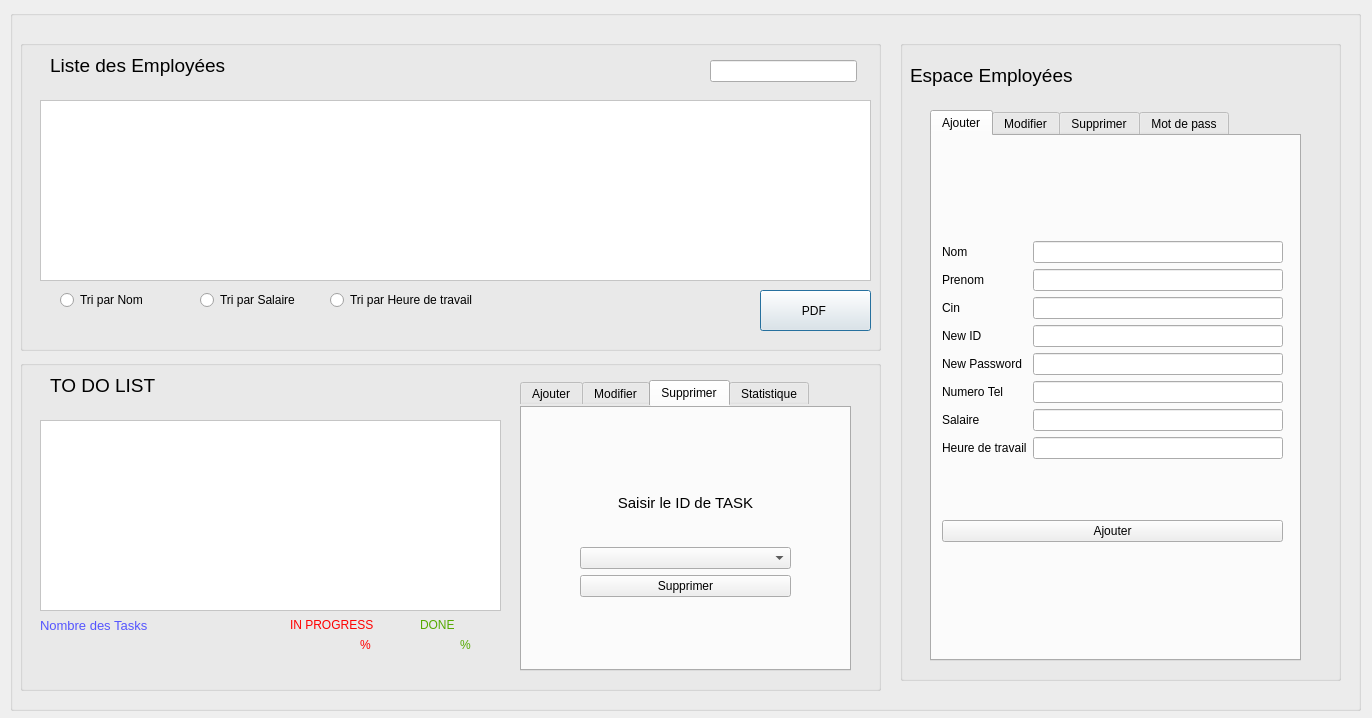
<?xml version="1.0" encoding="UTF-8"?>
<ui version="4.0">
 <class>gs_employee</class>
 <widget class="QDialog" name="gs_employee">
  <property name="geometry">
   <rect>
    <x>0</x>
    <y>0</y>
    <width>1372</width>
    <height>718</height>
   </rect>
  </property>
  <property name="windowTitle">
   <string>Gestion Employee</string>
  </property>
  <widget class="QGroupBox" name="groupBox">
   <property name="geometry">
    <rect>
     <x>10</x>
     <y>10</y>
     <width>1351</width>
     <height>701</height>
    </rect>
   </property>
   <property name="title">
    <string/>
   </property>
   <widget class="QGroupBox" name="groupBox_7">
    <property name="geometry">
     <rect>
      <x>10</x>
      <y>30</y>
      <width>861</width>
      <height>311</height>
     </rect>
    </property>
    <property name="styleSheet">
     <string notr="true">border-color: rgb(85, 170, 255);</string>
    </property>
    <property name="title">
     <string/>
    </property>
    <widget class="QTableView" name="tab_employee">
     <property name="geometry">
      <rect>
       <x>20</x>
       <y>60</y>
       <width>831</width>
       <height>181</height>
      </rect>
     </property>
     <property name="styleSheet">
      <string notr="true">background-color: rgb(0, 85, 0);
background-color: rgb(255, 255, 255);</string>
     </property>
    </widget>
    <widget class="QLabel" name="label_5">
     <property name="geometry">
      <rect>
       <x>30</x>
       <y>10</y>
       <width>231</width>
       <height>31</height>
      </rect>
     </property>
     <property name="text">
      <string>&lt;html&gt;&lt;head/&gt;&lt;body&gt;&lt;p&gt;&lt;span style=&quot; font-size:14pt;&quot;&gt;Liste des Employées&lt;/span&gt;&lt;/p&gt;&lt;/body&gt;&lt;/html&gt;</string>
     </property>
    </widget>
    <widget class="QLineEdit" name="lineEdit_idrecherche_e">
     <property name="geometry">
      <rect>
       <x>690</x>
       <y>20</y>
       <width>147</width>
       <height>22</height>
      </rect>
     </property>
     <property name="maxLength">
      <number>4</number>
     </property>
    </widget>
    <widget class="QRadioButton" name="radioButton_trinom_e">
     <property name="geometry">
      <rect>
       <x>40</x>
       <y>250</y>
       <width>97</width>
       <height>20</height>
      </rect>
     </property>
     <property name="text">
      <string>Tri par Nom </string>
     </property>
    </widget>
    <widget class="QRadioButton" name="radioButton_trisalaire_e">
     <property name="geometry">
      <rect>
       <x>180</x>
       <y>250</y>
       <width>121</width>
       <height>20</height>
      </rect>
     </property>
     <property name="text">
      <string>Tri par Salaire</string>
     </property>
    </widget>
    <widget class="QRadioButton" name="radioButton_triheure_e">
     <property name="geometry">
      <rect>
       <x>310</x>
       <y>250</y>
       <width>171</width>
       <height>20</height>
      </rect>
     </property>
     <property name="text">
      <string>Tri par Heure de travail</string>
     </property>
    </widget>
    <widget class="QPushButton" name="pushButton_3">
     <property name="geometry">
      <rect>
       <x>740</x>
       <y>250</y>
       <width>111</width>
       <height>41</height>
      </rect>
     </property>
     <property name="text">
      <string>PDF </string>
     </property>
    </widget>
   </widget>
   <widget class="QGroupBox" name="groupBox_8">
    <property name="geometry">
     <rect>
      <x>10</x>
      <y>350</y>
      <width>861</width>
      <height>331</height>
     </rect>
    </property>
    <property name="styleSheet">
     <string notr="true">border-color: rgb(85, 170, 255);</string>
    </property>
    <property name="title">
     <string/>
    </property>
    <widget class="QLabel" name="label_7">
     <property name="geometry">
      <rect>
       <x>30</x>
       <y>10</y>
       <width>221</width>
       <height>31</height>
      </rect>
     </property>
     <property name="text">
      <string>&lt;html&gt;&lt;head/&gt;&lt;body&gt;&lt;p&gt;&lt;span style=&quot; font-size:14pt;&quot;&gt;TO DO LIST&lt;/span&gt;&lt;/p&gt;&lt;/body&gt;&lt;/html&gt;</string>
     </property>
    </widget>
    <widget class="QTableView" name="tab_employee_2">
     <property name="geometry">
      <rect>
       <x>20</x>
       <y>60</y>
       <width>461</width>
       <height>191</height>
      </rect>
     </property>
     <property name="styleSheet">
      <string notr="true">background-color: rgb(0, 85, 0);
background-color: rgb(255, 255, 255);</string>
     </property>
    </widget>
    <widget class="QLabel" name="label_statusp_e">
     <property name="geometry">
      <rect>
       <x>260</x>
       <y>280</y>
       <width>91</width>
       <height>21</height>
      </rect>
     </property>
     <property name="text">
      <string/>
     </property>
    </widget>
    <widget class="QLabel" name="label_statusd_e">
     <property name="geometry">
      <rect>
       <x>400</x>
       <y>280</y>
       <width>121</width>
       <height>21</height>
      </rect>
     </property>
     <property name="text">
      <string/>
     </property>
    </widget>
    <widget class="QLabel" name="label">
     <property name="geometry">
      <rect>
       <x>270</x>
       <y>250</y>
       <width>121</width>
       <height>31</height>
      </rect>
     </property>
     <property name="text">
      <string>&lt;html&gt;&lt;head/&gt;&lt;body&gt;&lt;p&gt;&lt;span style=&quot; color:#ff0000;&quot;&gt;IN PROGRESS&lt;/span&gt;&lt;/p&gt;&lt;/body&gt;&lt;/html&gt;</string>
     </property>
    </widget>
    <widget class="QLabel" name="label_2">
     <property name="geometry">
      <rect>
       <x>400</x>
       <y>250</y>
       <width>101</width>
       <height>31</height>
      </rect>
     </property>
     <property name="text">
      <string>&lt;html&gt;&lt;head/&gt;&lt;body&gt;&lt;p&gt;&lt;span style=&quot; color:#55aa00;&quot;&gt;DONE&lt;/span&gt;&lt;/p&gt;&lt;/body&gt;&lt;/html&gt;</string>
     </property>
    </widget>
    <widget class="QLabel" name="label_3">
     <property name="geometry">
      <rect>
       <x>340</x>
       <y>270</y>
       <width>21</width>
       <height>31</height>
      </rect>
     </property>
     <property name="text">
      <string>&lt;html&gt;&lt;head/&gt;&lt;body&gt;&lt;p&gt;&lt;span style=&quot; color:#ff0000;&quot;&gt;%&lt;/span&gt;&lt;/p&gt;&lt;/body&gt;&lt;/html&gt;</string>
     </property>
    </widget>
    <widget class="QLabel" name="label_4">
     <property name="geometry">
      <rect>
       <x>440</x>
       <y>270</y>
       <width>21</width>
       <height>31</height>
      </rect>
     </property>
     <property name="text">
      <string>&lt;html&gt;&lt;head/&gt;&lt;body&gt;&lt;p&gt;&lt;span style=&quot; color:#55aa00;&quot;&gt;%&lt;/span&gt;&lt;/p&gt;&lt;/body&gt;&lt;/html&gt;</string>
     </property>
    </widget>
    <widget class="QLabel" name="label_6">
     <property name="geometry">
      <rect>
       <x>20</x>
       <y>250</y>
       <width>171</width>
       <height>31</height>
      </rect>
     </property>
     <property name="text">
      <string>&lt;html&gt;&lt;head/&gt;&lt;body&gt;&lt;p&gt;&lt;span style=&quot; font-size:10pt; color:#5555ff;&quot;&gt;Nombre des Tasks&lt;/span&gt;&lt;/p&gt;&lt;/body&gt;&lt;/html&gt;</string>
     </property>
    </widget>
    <widget class="QLabel" name="label_statust_e">
     <property name="geometry">
      <rect>
       <x>20</x>
       <y>280</y>
       <width>111</width>
       <height>31</height>
      </rect>
     </property>
     <property name="text">
      <string/>
     </property>
    </widget>
    <widget class="QTabWidget" name="tabWidget">
     <property name="geometry">
      <rect>
       <x>500</x>
       <y>20</y>
       <width>331</width>
       <height>291</height>
      </rect>
     </property>
     <property name="currentIndex">
      <number>2</number>
     </property>
     <widget class="QWidget" name="tab_3">
      <attribute name="title">
       <string>Ajouter</string>
      </attribute>
      <widget class="QWidget" name="layoutWidget_5">
       <property name="geometry">
        <rect>
         <x>10</x>
         <y>10</y>
         <width>301</width>
         <height>241</height>
        </rect>
       </property>
       <layout class="QVBoxLayout" name="verticalLayout_13">
        <item>
         <layout class="QHBoxLayout" name="horizontalLayout_2">
          <item>
           <layout class="QVBoxLayout" name="verticalLayout_14">
            <item>
             <widget class="QLabel" name="label_34">
              <property name="text">
               <string>nom de l'employee</string>
              </property>
             </widget>
            </item>
           </layout>
          </item>
          <item>
           <layout class="QVBoxLayout" name="verticalLayout_15">
            <item>
             <widget class="QLineEdit" name="lineEdit_employee_task">
              <property name="maxLength">
               <number>12</number>
              </property>
             </widget>
            </item>
           </layout>
          </item>
         </layout>
        </item>
        <item>
         <layout class="QHBoxLayout" name="horizontalLayout_3">
          <item>
           <layout class="QHBoxLayout" name="horizontalLayout_6">
            <item>
             <widget class="QLabel" name="label_35">
              <property name="text">
               <string>Task</string>
              </property>
             </widget>
            </item>
            <item>
             <widget class="QLineEdit" name="lineEdit_task">
              <property name="maxLength">
               <number>15</number>
              </property>
             </widget>
            </item>
           </layout>
          </item>
         </layout>
        </item>
        <item>
         <layout class="QHBoxLayout" name="horizontalLayout_7">
          <item>
           <widget class="QLabel" name="label_36">
            <property name="text">
             <string>Etat de task</string>
            </property>
           </widget>
          </item>
          <item>
           <widget class="QComboBox" name="comboBox_etatajout">
            <item>
             <property name="text">
              <string>in progress</string>
             </property>
            </item>
            <item>
             <property name="text">
              <string>done</string>
             </property>
            </item>
           </widget>
          </item>
         </layout>
        </item>
        <item>
         <widget class="QPushButton" name="pushButton_ajoutertask_e_2">
          <property name="text">
           <string>Ajouter</string>
          </property>
         </widget>
        </item>
       </layout>
      </widget>
     </widget>
     <widget class="QWidget" name="tab_7">
      <attribute name="title">
       <string>Modifier</string>
      </attribute>
      <widget class="QWidget" name="layoutWidget_8">
       <property name="geometry">
        <rect>
         <x>20</x>
         <y>180</y>
         <width>271</width>
         <height>71</height>
        </rect>
       </property>
       <layout class="QVBoxLayout" name="verticalLayout_18">
        <item>
         <layout class="QHBoxLayout" name="horizontalLayout_8">
          <item>
           <widget class="QLabel" name="label_39">
            <property name="text">
             <string>Etat</string>
            </property>
           </widget>
          </item>
          <item>
           <widget class="QComboBox" name="comboBox_e">
            <item>
             <property name="text">
              <string>in progress</string>
             </property>
            </item>
            <item>
             <property name="text">
              <string>done</string>
             </property>
            </item>
           </widget>
          </item>
         </layout>
        </item>
        <item>
         <widget class="QPushButton" name="pushButton_modifier_e_2">
          <property name="text">
           <string>Modifier</string>
          </property>
         </widget>
        </item>
       </layout>
      </widget>
      <widget class="QWidget" name="layoutWidget_7">
       <property name="geometry">
        <rect>
         <x>50</x>
         <y>40</y>
         <width>211</width>
         <height>91</height>
        </rect>
       </property>
       <layout class="QVBoxLayout" name="verticalLayout_17">
        <item>
         <widget class="QLabel" name="label_38">
          <property name="text">
           <string>&lt;html&gt;&lt;head/&gt;&lt;body&gt;&lt;p align=&quot;center&quot;&gt;&lt;span style=&quot; font-size:11pt;&quot;&gt;Saisir le ID de TASK&lt;/span&gt;&lt;/p&gt;&lt;p align=&quot;center&quot;&gt;&lt;span style=&quot; font-size:11pt;&quot;&gt;a modifier&lt;/span&gt;&lt;/p&gt;&lt;/body&gt;&lt;/html&gt;</string>
          </property>
         </widget>
        </item>
       </layout>
      </widget>
      <widget class="QComboBox" name="comboBox_id_task_1">
       <property name="geometry">
        <rect>
         <x>50</x>
         <y>140</y>
         <width>211</width>
         <height>22</height>
        </rect>
       </property>
      </widget>
     </widget>
     <widget class="QWidget" name="tab_6">
      <attribute name="title">
       <string>Supprimer</string>
      </attribute>
      <widget class="QWidget" name="layoutWidget_6">
       <property name="geometry">
        <rect>
         <x>60</x>
         <y>60</y>
         <width>211</width>
         <height>131</height>
        </rect>
       </property>
       <layout class="QVBoxLayout" name="verticalLayout_16">
        <item>
         <widget class="QLabel" name="label_37">
          <property name="text">
           <string>&lt;html&gt;&lt;head/&gt;&lt;body&gt;&lt;p align=&quot;center&quot;&gt;&lt;span style=&quot; font-size:11pt;&quot;&gt;Saisir le ID de TASK&lt;/span&gt;&lt;/p&gt;&lt;/body&gt;&lt;/html&gt;</string>
          </property>
         </widget>
        </item>
        <item>
         <widget class="QComboBox" name="comboBox_id_task_2"/>
        </item>
        <item>
         <widget class="QPushButton" name="pushButton_supprimer_e_2">
          <property name="text">
           <string>Supprimer</string>
          </property>
         </widget>
        </item>
       </layout>
      </widget>
     </widget>
     <widget class="QWidget" name="tab_8">
      <attribute name="title">
       <string>Statistique</string>
      </attribute>
      <widget class="QLabel" name="label_stat">
       <property name="geometry">
        <rect>
         <x>20</x>
         <y>10</y>
         <width>281</width>
         <height>221</height>
        </rect>
       </property>
       <property name="text">
        <string/>
       </property>
      </widget>
     </widget>
    </widget>
   </widget>
   <widget class="QGroupBox" name="groupBox_3">
    <property name="geometry">
     <rect>
      <x>890</x>
      <y>30</y>
      <width>441</width>
      <height>641</height>
     </rect>
    </property>
    <property name="title">
     <string/>
    </property>
    <widget class="QLabel" name="label_8">
     <property name="geometry">
      <rect>
       <x>10</x>
       <y>20</y>
       <width>291</width>
       <height>31</height>
      </rect>
     </property>
     <property name="text">
      <string>&lt;html&gt;&lt;head/&gt;&lt;body&gt;&lt;p&gt;&lt;span style=&quot; font-size:14pt;&quot;&gt;Espace Employées&lt;/span&gt;&lt;/p&gt;&lt;/body&gt;&lt;/html&gt;</string>
     </property>
    </widget>
    <widget class="QTabWidget" name="tabWidget_2">
     <property name="geometry">
      <rect>
       <x>30</x>
       <y>70</y>
       <width>371</width>
       <height>551</height>
      </rect>
     </property>
     <property name="currentIndex">
      <number>0</number>
     </property>
     <widget class="QWidget" name="tab_2">
      <attribute name="title">
       <string>Ajouter</string>
      </attribute>
      <widget class="QWidget" name="layoutWidget">
       <property name="geometry">
        <rect>
         <x>10</x>
         <y>50</y>
         <width>341</width>
         <height>411</height>
        </rect>
       </property>
       <layout class="QVBoxLayout" name="verticalLayout_4">
        <item>
         <layout class="QHBoxLayout" name="horizontalLayout">
          <item>
           <layout class="QVBoxLayout" name="verticalLayout_3">
            <item>
             <widget class="QLabel" name="label_13">
              <property name="text">
               <string>Nom</string>
              </property>
             </widget>
            </item>
            <item>
             <widget class="QLabel" name="label_14">
              <property name="text">
               <string>Prenom</string>
              </property>
             </widget>
            </item>
            <item>
             <widget class="QLabel" name="label_16">
              <property name="text">
               <string>Cin</string>
              </property>
             </widget>
            </item>
            <item>
             <widget class="QLabel" name="label_11">
              <property name="text">
               <string>New ID</string>
              </property>
             </widget>
            </item>
            <item>
             <widget class="QLabel" name="label_28">
              <property name="text">
               <string>New Password</string>
              </property>
             </widget>
            </item>
            <item>
             <widget class="QLabel" name="label_20">
              <property name="text">
               <string>Numero Tel</string>
              </property>
             </widget>
            </item>
            <item>
             <widget class="QLabel" name="label_21">
              <property name="text">
               <string>Salaire</string>
              </property>
             </widget>
            </item>
            <item>
             <widget class="QLabel" name="label_22">
              <property name="text">
               <string>Heure de travail</string>
              </property>
             </widget>
            </item>
           </layout>
          </item>
          <item>
           <layout class="QVBoxLayout" name="verticalLayout_2">
            <item>
             <widget class="QLineEdit" name="lineEdit_nom_e">
              <property name="maxLength">
               <number>25</number>
              </property>
             </widget>
            </item>
            <item>
             <widget class="QLineEdit" name="lineEdit_prenom_e">
              <property name="maxLength">
               <number>25</number>
              </property>
             </widget>
            </item>
            <item>
             <widget class="QLineEdit" name="lineEdit_cin_e">
              <property name="maxLength">
               <number>8</number>
              </property>
             </widget>
            </item>
            <item>
             <widget class="QLineEdit" name="lineEdit_id_e">
              <property name="maxLength">
               <number>4</number>
              </property>
             </widget>
            </item>
            <item>
             <widget class="QLineEdit" name="lineEdit_motpass_e">
              <property name="maxLength">
               <number>4</number>
              </property>
             </widget>
            </item>
            <item>
             <widget class="QLineEdit" name="lineEdit_numerotel_e">
              <property name="maxLength">
               <number>8</number>
              </property>
             </widget>
            </item>
            <item>
             <widget class="QLineEdit" name="lineEdit_salaire_e">
              <property name="maxLength">
               <number>10</number>
              </property>
             </widget>
            </item>
            <item>
             <widget class="QLineEdit" name="lineEdit_heure_e">
              <property name="maxLength">
               <number>8</number>
              </property>
             </widget>
            </item>
           </layout>
          </item>
         </layout>
        </item>
        <item>
         <widget class="QPushButton" name="pushButton_ajouter_e">
          <property name="text">
           <string>Ajouter</string>
          </property>
         </widget>
        </item>
       </layout>
      </widget>
      <widget class="QLabel" name="label_9">
       <property name="geometry">
        <rect>
         <x>60</x>
         <y>480</y>
         <width>131</width>
         <height>31</height>
        </rect>
       </property>
       <property name="text">
        <string/>
       </property>
      </widget>
     </widget>
     <widget class="QWidget" name="tab">
      <attribute name="title">
       <string>Modifier</string>
      </attribute>
      <widget class="QWidget" name="layoutWidget_2">
       <property name="geometry">
        <rect>
         <x>30</x>
         <y>20</y>
         <width>301</width>
         <height>114</height>
        </rect>
       </property>
       <layout class="QVBoxLayout" name="verticalLayout_8">
        <item>
         <widget class="QLabel" name="label_29">
          <property name="text">
           <string>&lt;html&gt;&lt;head/&gt;&lt;body&gt;&lt;p align=&quot;center&quot;&gt;&lt;span style=&quot; font-size:11pt;&quot;&gt;Saisir le ID de l'employee&lt;/span&gt;&lt;/p&gt;&lt;p align=&quot;center&quot;&gt;&lt;span style=&quot; font-size:11pt;&quot;&gt;a modifier&lt;/span&gt;&lt;/p&gt;&lt;/body&gt;&lt;/html&gt;</string>
          </property>
         </widget>
        </item>
        <item>
         <widget class="QComboBox" name="comboBox_id_mod"/>
        </item>
       </layout>
      </widget>
      <widget class="QWidget" name="layoutWidget_3">
       <property name="geometry">
        <rect>
         <x>10</x>
         <y>150</y>
         <width>341</width>
         <height>331</height>
        </rect>
       </property>
       <layout class="QVBoxLayout" name="verticalLayout_9">
        <item>
         <layout class="QHBoxLayout" name="horizontalLayout_5">
          <item>
           <layout class="QVBoxLayout" name="verticalLayout_10">
            <item>
             <widget class="QLabel" name="label_15">
              <property name="text">
               <string>Nom</string>
              </property>
             </widget>
            </item>
            <item>
             <widget class="QLabel" name="label_17">
              <property name="text">
               <string>Prenom</string>
              </property>
             </widget>
            </item>
            <item>
             <widget class="QLabel" name="label_18">
              <property name="text">
               <string>Cin</string>
              </property>
             </widget>
            </item>
            <item>
             <widget class="QLabel" name="label_31">
              <property name="text">
               <string>Numero Tel</string>
              </property>
             </widget>
            </item>
            <item>
             <widget class="QLabel" name="label_32">
              <property name="text">
               <string>Salaire</string>
              </property>
             </widget>
            </item>
            <item>
             <widget class="QLabel" name="label_33">
              <property name="text">
               <string>Heure de travail</string>
              </property>
             </widget>
            </item>
           </layout>
          </item>
          <item>
           <layout class="QVBoxLayout" name="verticalLayout_11">
            <item>
             <widget class="QLineEdit" name="lineEdit_nommod_e">
              <property name="maxLength">
               <number>25</number>
              </property>
             </widget>
            </item>
            <item>
             <widget class="QLineEdit" name="lineEdit_prenommod_e">
              <property name="maxLength">
               <number>25</number>
              </property>
             </widget>
            </item>
            <item>
             <widget class="QLineEdit" name="lineEdit_cinmod_e">
              <property name="maxLength">
               <number>8</number>
              </property>
             </widget>
            </item>
            <item>
             <widget class="QLineEdit" name="lineEdit_numerotelmod_e">
              <property name="maxLength">
               <number>8</number>
              </property>
             </widget>
            </item>
            <item>
             <widget class="QLineEdit" name="lineEdit_salairemod_e">
              <property name="inputMask">
               <string/>
              </property>
              <property name="text">
               <string/>
              </property>
              <property name="maxLength">
               <number>10</number>
              </property>
             </widget>
            </item>
            <item>
             <widget class="QLineEdit" name="lineEdit_heuremod_e">
              <property name="inputMask">
               <string/>
              </property>
              <property name="text">
               <string/>
              </property>
              <property name="maxLength">
               <number>1</number>
              </property>
             </widget>
            </item>
           </layout>
          </item>
         </layout>
        </item>
        <item>
         <widget class="QPushButton" name="pushButton_modifier_e">
          <property name="text">
           <string>Modifier</string>
          </property>
         </widget>
        </item>
       </layout>
      </widget>
     </widget>
     <widget class="QWidget" name="tab_4">
      <attribute name="title">
       <string>Supprimer</string>
      </attribute>
      <widget class="QWidget" name="layoutWidget">
       <property name="geometry">
        <rect>
         <x>50</x>
         <y>170</y>
         <width>251</width>
         <height>151</height>
        </rect>
       </property>
       <layout class="QVBoxLayout" name="verticalLayout_5">
        <item>
         <widget class="QLabel" name="label_23">
          <property name="text">
           <string>&lt;html&gt;&lt;head/&gt;&lt;body&gt;&lt;p align=&quot;center&quot;&gt;&lt;span style=&quot; font-size:11pt;&quot;&gt;Saisir le ID de l'employee&lt;/span&gt;&lt;/p&gt;&lt;/body&gt;&lt;/html&gt;</string>
          </property>
         </widget>
        </item>
        <item>
         <widget class="QComboBox" name="comboBox_id_mod_2"/>
        </item>
        <item>
         <widget class="QPushButton" name="pushButton_supprimer_e">
          <property name="text">
           <string>Supprimer</string>
          </property>
         </widget>
        </item>
       </layout>
      </widget>
     </widget>
     <widget class="QWidget" name="tab_5">
      <attribute name="title">
       <string>Mot de pass</string>
      </attribute>
      <widget class="QLabel" name="label_24">
       <property name="geometry">
        <rect>
         <x>40</x>
         <y>160</y>
         <width>281</width>
         <height>51</height>
        </rect>
       </property>
       <property name="text">
        <string>&lt;html&gt;&lt;head/&gt;&lt;body&gt;&lt;p align=&quot;center&quot;&gt;&lt;span style=&quot; font-size:12pt;&quot;&gt;Modifier votre mot de passe &lt;/span&gt;&lt;/p&gt;&lt;/body&gt;&lt;/html&gt;</string>
       </property>
      </widget>
      <widget class="QPushButton" name="pushButton_modifier_metier">
       <property name="geometry">
        <rect>
         <x>70</x>
         <y>410</y>
         <width>209</width>
         <height>41</height>
        </rect>
       </property>
       <property name="text">
        <string>Modifier</string>
       </property>
      </widget>
      <widget class="QWidget" name="layoutWidget">
       <property name="geometry">
        <rect>
         <x>20</x>
         <y>220</y>
         <width>321</width>
         <height>161</height>
        </rect>
       </property>
       <layout class="QHBoxLayout" name="horizontalLayout_4">
        <item>
         <layout class="QVBoxLayout" name="verticalLayout_6">
          <item>
           <widget class="QLabel" name="label_25">
            <property name="text">
             <string>&lt;html&gt;&lt;head/&gt;&lt;body&gt;&lt;p&gt;mot de passe anncien&lt;/p&gt;&lt;/body&gt;&lt;/html&gt;</string>
            </property>
           </widget>
          </item>
          <item>
           <widget class="QLabel" name="label_26">
            <property name="text">
             <string>&lt;html&gt;&lt;head/&gt;&lt;body&gt;&lt;p&gt;nouveau mot de passe&lt;/p&gt;&lt;/body&gt;&lt;/html&gt;</string>
            </property>
           </widget>
          </item>
          <item>
           <widget class="QLabel" name="label_27">
            <property name="text">
             <string>&lt;html&gt;&lt;head/&gt;&lt;body&gt;&lt;p&gt;verification de mot de passe&lt;/p&gt;&lt;/body&gt;&lt;/html&gt;</string>
            </property>
           </widget>
          </item>
         </layout>
        </item>
        <item>
         <layout class="QVBoxLayout" name="verticalLayout_7">
          <item>
           <widget class="QLineEdit" name="lineEdit_motpassa_e">
            <property name="maxLength">
             <number>4</number>
            </property>
           </widget>
          </item>
          <item>
           <widget class="QLineEdit" name="lineEdit_motpassn_e">
            <property name="maxLength">
             <number>4</number>
            </property>
           </widget>
          </item>
          <item>
           <widget class="QLineEdit" name="lineEdit_motpassnv_e">
            <property name="maxLength">
             <number>4</number>
            </property>
           </widget>
          </item>
         </layout>
        </item>
       </layout>
      </widget>
      <widget class="QWidget" name="layoutWidget_4">
       <property name="geometry">
        <rect>
         <x>60</x>
         <y>40</y>
         <width>251</width>
         <height>91</height>
        </rect>
       </property>
       <layout class="QVBoxLayout" name="verticalLayout_12">
        <item>
         <widget class="QLabel" name="label_30">
          <property name="text">
           <string>&lt;html&gt;&lt;head/&gt;&lt;body&gt;&lt;p align=&quot;center&quot;&gt;&lt;span style=&quot; font-size:11pt;&quot;&gt;Saisir le ID de l'employée&lt;/span&gt;&lt;/p&gt;&lt;/body&gt;&lt;/html&gt;</string>
          </property>
         </widget>
        </item>
        <item>
         <widget class="QComboBox" name="comboBox_id_mod_3"/>
        </item>
       </layout>
      </widget>
     </widget>
    </widget>
    <widget class="QLabel" name="label_signin_pic">
     <property name="geometry">
      <rect>
       <x>360</x>
       <y>0</y>
       <width>81</width>
       <height>81</height>
      </rect>
     </property>
     <property name="text">
      <string/>
     </property>
    </widget>
   </widget>
  </widget>
 </widget>
 <resources/>
 <connections/>
</ui>
